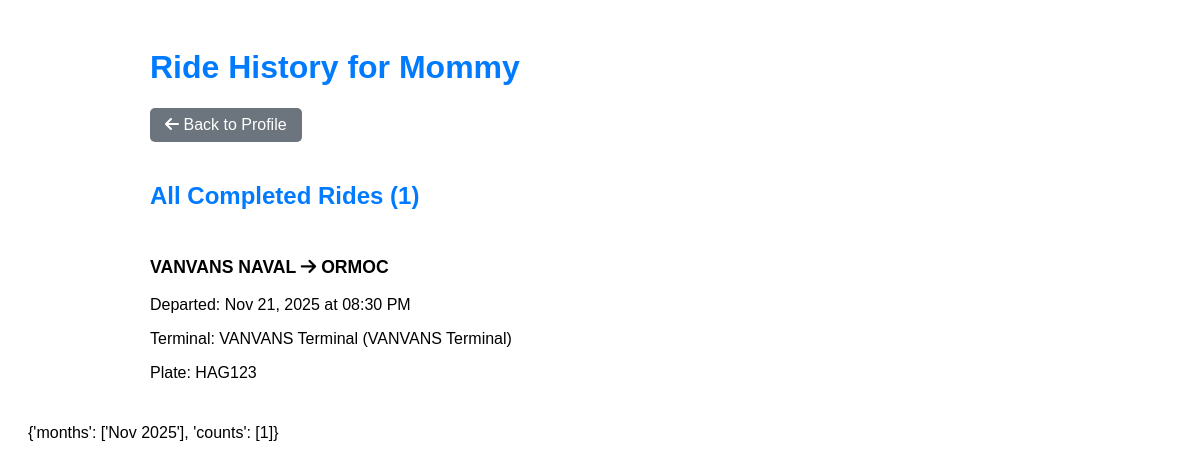
The page /history/ (signed in) on the database its author committed.
### myapp/models.py (models this page shows, shortened)
class Driver(AbstractBaseUser, PermissionsMixin):
    username = models.CharField(max_length=150, unique=True)
    email = models.EmailField(unique=True)
    first_name = models.CharField(max_length=30, blank=True, null=True)
    last_name = models.CharField(max_length=30, blank=True, null=True)
    address = models.CharField(max_length=255, blank=True, null=True)
    date_joined = models.DateTimeField(default=timezone.now)
    sex = models.CharField(
        max_length=10,
        choices=[('Male', 'Male'), ('Female', 'Female')],
        blank=True,
        null=True
    )
    profile_picture = models.ImageField(
        upload_to='profile_pictures/',
        default='profile_pictures/default.png',
        blank=True,
        null=True
    )
    assigned_terminal = models.ForeignKey(
        'Terminal',
        on_delete=models.SET_NULL,
        blank=True,
        null=True,
        related_name='drivers',
        help_text="Terminal this driver wants to be assigned to"
    )
    terminal_status = models.CharField(
        max_length=20,
        choices=APPROVAL_STATUS,
        default='pending',
        help_text="Approval status for terminal assignment"
    )
    terminal_rejection_reason = models.TextField(
        blank=True,
        null=True,
        help_text="Reason for rejection (if rejected)"
    )
    is_active = models.BooleanField(default=True)
    is_staff = models.BooleanField(default=False)
    objects = DriverManager()
    USERNAME_FIELD = 'username'
    REQUIRED_FIELDS = ['email']

class Ride(models.Model):
    STATUS_CHOICES = [
        ('scheduled', 'Scheduled'),      # NEW: Created by admin, not yet activated
        ('waiting', 'Waiting at Terminal'),
        ('departed', 'Departed'),
        ('completed', 'Completed'),
    ]
    driver = models.ForeignKey(
        settings.AUTH_USER_MODEL,
        on_delete=models.CASCADE,
        related_name="rides"
    )
    created_by_admin = models.ForeignKey(
        'TerminalAdmin',
        on_delete=models.SET_NULL,
        null=True,
        blank=True,
        related_name='created_rides',
        help_text="Terminal admin who created this schedule"
    )
    assigned_driver = models.ForeignKey(
        settings.AUTH_USER_MODEL,
        on_delete=models.CASCADE,
        related_name="assigned_rides",
        null=True,
        blank=True,
        help_text="Driver assigned to this scheduled ride"
    )
    terminal = models.CharField(max_length=100)
    location = models.CharField(max_length=100)
    start_point = models.CharField(
        max_length=100,
        choices=ROUTE_CHOICES,
        default='Naval'
    )
    route = models.CharField(max_length=100, choices=ROUTE_CHOICES)
    departure_time = models.DateTimeField()
    seats_available = models.IntegerField()
    plate_number = models.CharField(max_length=20)
    status = models.CharField(
        max_length=20,  # Changed from 10 to 20 to accommodate 'scheduled'
        choices=STATUS_CHOICES,
        default='scheduled'  # Changed default to 'scheduled'
    )
    activated_at = models.DateTimeField(null=True, blank=True)

### myapp/views.py (the view)
# urls.py: path('history/', views.ride_history, name='ride_history'),
@login_required
def ride_history(request):
    driver = request.user
    all_past_rides = (
        Ride.objects.filter(driver=driver, status='completed')
        .order_by('-departure_time')
    )
    monthly_rides_qs = (
        Ride.objects.filter(driver=driver, status='completed')
        .annotate(
            year=ExtractYear('departure_time'),
            month=ExtractMonth('departure_time')
        )
        .values('year', 'month')
        .annotate(count=Count('id'))
        .order_by('year', 'month')
    )
    months = []
    counts = []
    month_names = {
        1: 'Jan', 2: 'Feb', 3: 'Mar', 4: 'Apr',
        5: 'May', 6: 'Jun', 7: 'Jul', 8: 'Aug',
        9: 'Sep', 10: 'Oct', 11: 'Nov', 12: 'Dec'
    }
    for item in monthly_rides_qs:
        label = f"{month_names.get(item['month'], 'Unknown')} {item['year']}"
        months.append(label)
        counts.append(item['count'])
    chart_data = {
        'months': months,
        'counts': counts,
    }
    return render(request, "myapp/ride_history.html", {
        "all_past_rides": all_past_rides,
        "chart_data": chart_data,
    })

### myapp/templates/myapp/ride_history.html (shortened to what this page needs)
{% load static %}
<!DOCTYPE html>
<html lang="en">
<head>
    <link rel="stylesheet" href="https://cdnjs.cloudflare.com/ajax/libs/font-awesome/6.4.0/css/all.min.css">
</head>
<body>
    <div class="container">
        <h1>Ride History for {{ request.user.first_name }}</h1>
        <a href="{% url 'profile' %}" class="btn-secondary"><i class="fas fa-arrow-left"></i> Back to Profile</a>
        <div class="full-ride-list">
            <h2>All Completed Rides ({{ all_past_rides|length }})</h2>
            {% if all_past_rides %}
                {% for ride in all_past_rides %}
                    <div class="ride-item">
                        <p style="font-size: 1.1em; font-weight: bold;">
                            {{ ride.start_point }}
                            <i class="fas fa-arrow-right"></i>
                            {{ ride.route }}
                        </p>
                        <p>Departed: {{ ride.departure_time|date:"M d, Y" }} at {{ ride.departure_time|time:"h:i A" }}</p>
                        <p>Terminal: {{ ride.terminal }} ({{ ride.location }})</p>
                        <p>Plate: {{ ride.plate_number }}</p>
                    </div>
                {% endfor %}
            {% else %}
                <p>You have not completed any rides yet.</p>
            {% endif %}
        </div>
    </div>
    <p id="raw-data-check">{{ chart_data|safe }}</p>
</body>
</html>

### myapp/templates/myapp/ride_history.html (style rules this page uses)
body { font-family: sans-serif; padding: 20px; }
.container { max-width: 900px; margin: 0 auto; }
.ride-item { padding: 10px 0; border-bottom: 1px dashed #eee; }
.ride-item:last-child { border-bottom: none; }
h1, h2 { color: #007bff; }
.btn-secondary { display: inline-block; padding: 8px 15px; margin-bottom: 20px; background-color: #6c757d; color: white; text-decoration: none; border-radius: 5px; }

### rows shown on the page
Driver: user.first_name "Mommy"
Ride: start_point "VANVANS NAVAL", route "ORMOC", departure_time "Nov 21, 2025", departure_time "08:30 PM", terminal "VANVANS Terminal", location "VANVANS Terminal", plate_number "HAG123"

### other values the page prints
{{ all_past_rides|length }} "1"
{{ chart_data|safe }} "{'months': ['Nov 2025'], 'counts': [1]}"
